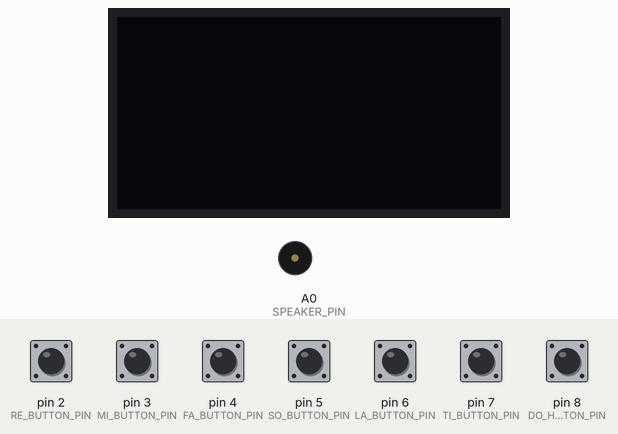
Recording of a sketch running on a simulated Arduino Uno, built with avr-gcc and run on an emulated ATmega328P. Shown: 128×64 one-colour display, buzzer (waves = sounding, pin HIGH). Inputs (shaded band) come from the test bench; at power-on: pin 2 (RE_BUTTON_PIN), pin 3 (MI_BUTTON_PIN), pin 4 (FA_BUTTON_PIN), pin 5 (SO_BUTTON_PIN), pin 6 (LA_BUTTON_PIN), pin 7 (TI_BUTTON_PIN), pin 8 (DO_HIGH_BUTTON_PIN) LOW. The display library's start-up logo is not drawn; what the sketch prints to the serial monitor is not drawn.

Above: at 3.2 s.
3.3 s: pin 2 (RE_BUTTON_PIN) pulled HIGH for 1 s
At 5.2 s:
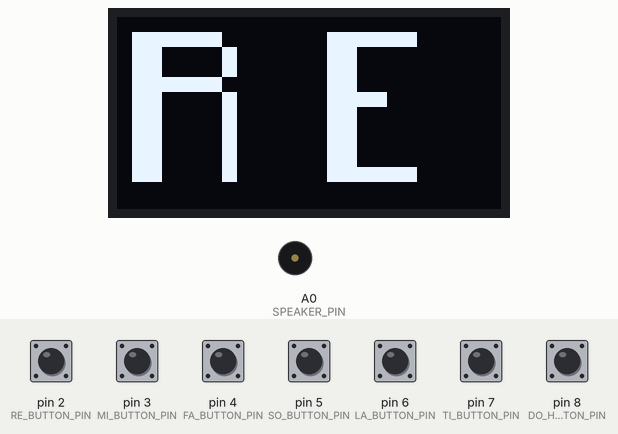
6.0 s: pin 5 (SO_BUTTON_PIN) pulled HIGH for 1 s
At 7.3 s:
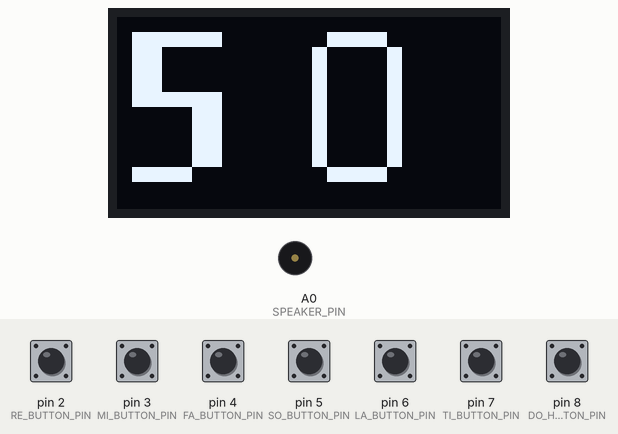
8.5 s: pin 3 (MI_BUTTON_PIN) pulled HIGH for 0.15 s
At 9.9 s:
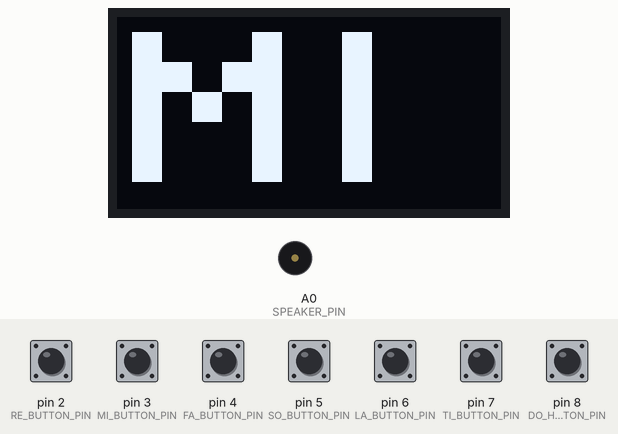
10.5 s: pin 4 (FA_BUTTON_PIN) pulled HIGH for 0.15 s
At 11.3 s:
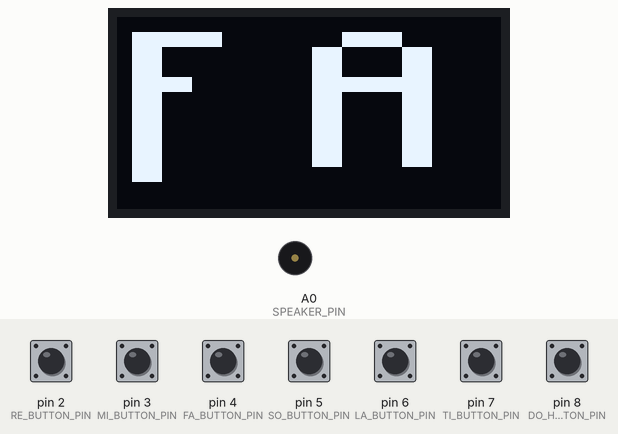
12.3 s: pin 6 (LA_BUTTON_PIN) pulled HIGH for 0.15 s
At 14.1 s:
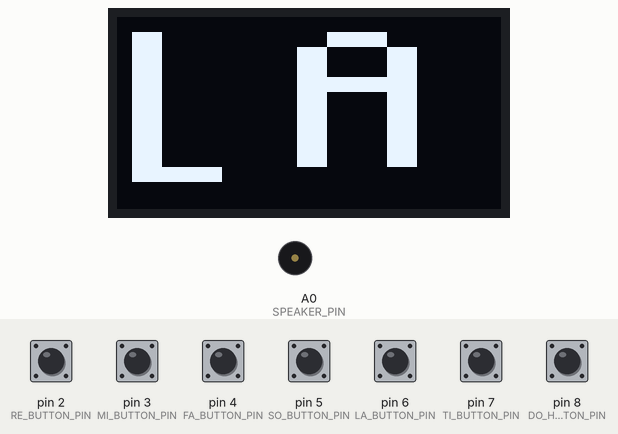
14.4 s: pin 7 (TI_BUTTON_PIN) pulled HIGH for 0.15 s
At 15.7 s:
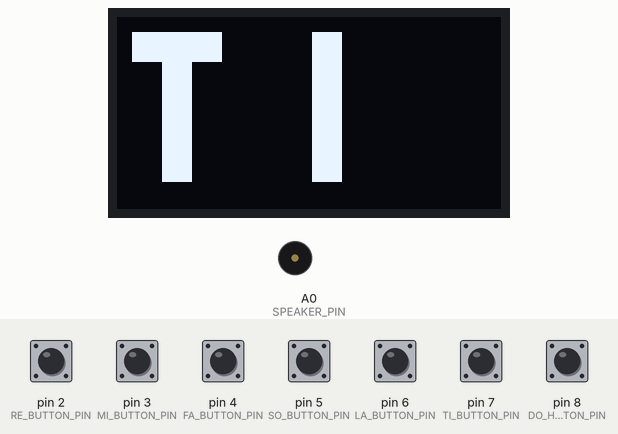
Timing chart, 0 to 17.4 s (numbered marks = the images above; inputs shaded):
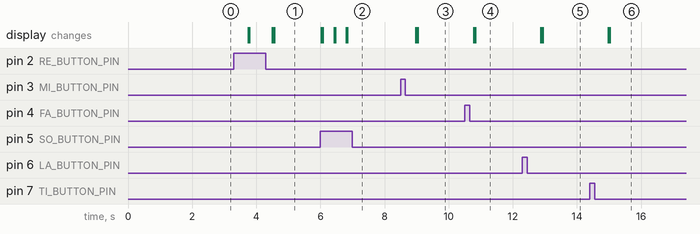

The sketch:

Test_01.ino
```cpp
#include <Tone.h>  // Include the Tone library
#include <SPI.h>
#include <Wire.h>
#include <Adafruit_GFX.h>
#include <Adafruit_SSD1306.h>

#define SCREEN_WIDTH 128  // OLED display width, in pixels
#define SCREEN_HEIGHT 64  // OLED display height, in pixels

//IMPORTANT!!!!
//CHANGE THE PINS FOR THE SCREEN!!!!
// Declaration for SSD1306 display connected using software SPI (default case):
#define OLED_MOSI 10
#define OLED_CLK 9
#define OLED_DC 12
#define OLED_CS 13
#define OLED_RESET 11
Adafruit_SSD1306 display(SCREEN_WIDTH, SCREEN_HEIGHT,
                         OLED_MOSI, OLED_CLK, OLED_DC, OLED_RESET, OLED_CS);


// Define the pins for the buttons
const int DO_BUTTON_PIN = 1;
const int RE_BUTTON_PIN = 2;
const int MI_BUTTON_PIN = 3;
const int FA_BUTTON_PIN = 4;
const int SO_BUTTON_PIN = 5;
const int LA_BUTTON_PIN = 6;
const int TI_BUTTON_PIN = 7;
const int DO_HIGH_BUTTON_PIN = 8;

// Define the pin for the speaker
const int SPEAKER_PIN = A0; // for

// Define the frequencies for Do, Re, Mi, Fa, Sol, La, Ti
const int DO_FREQ = 262;  // Frequency of Do (C)
const int RE_FREQ = 294;  // Frequency of Re (D)
const int MI_FREQ = 330;  // Frequency of Mi (E)
const int FA_FREQ = 349;  // Frequency of Fa (F)
const int SO_FREQ = 392;  // Frequency of Sol (G)
const int LA_FREQ = 220;  // Frequency of La (A)
const int TI_FREQ = 247;  // Frequency of Ti (B)

void setup() {
  // Initialize the serial communication for debugging
  Serial.begin(9600);

  // initialise the speakers pins
  pinMode(SPEAKER_PIN, OUTPUT);

  // Initialize the button pins as inputs with pull-up resistors
  pinMode(DO_BUTTON_PIN, INPUT);       //do
  pinMode(RE_BUTTON_PIN, INPUT);       //re
  pinMode(MI_BUTTON_PIN, INPUT);       //mi
  pinMode(FA_BUTTON_PIN, INPUT);       //fa
  pinMode(SO_BUTTON_PIN, INPUT);       //sol
  pinMode(LA_BUTTON_PIN, INPUT);       //la
  pinMode(TI_BUTTON_PIN, INPUT);       //ti
  pinMode(DO_HIGH_BUTTON_PIN, INPUT);  //do at a higher octave

  pinMode(SPEAKER_PIN, OUTPUT);  //setting the speakerpin as an output


  if (!display.begin(SSD1306_SWITCHCAPVCC)) {
    Serial.println(F("SSD1306 allocation failed"));
    for (;;)
      ;  // Don't proceed, loop forever
  }

  // Show initial display buffer contents on the screen --
  // the library initializes this with an Adafruit splash screen.
  display.display();
  delay(2000);  // Pause for 2 seconds

  // Clear the buffer
  display.clearDisplay();
}
//the layout for the tone library is
//tone(pin, Frequency, duration)
//think were going to do 10ms for each noise


void loop() {
  //Serial.print("HI");
  // Check each button and play the corresponding note if pressed


  // if(digitalRead(RE_BUTTON_PIN)==HIGH){
  //   tone(SPEAKER_PIN,110,10);
  // }this is an example

  if (digitalRead(DO_BUTTON_PIN) == HIGH) {
    playNote(DO_FREQ, 400);
    Serial.println("DO");
    display.clearDisplay();
    writeDO();
    delay(200);
  }
  if (digitalRead(RE_BUTTON_PIN) == HIGH) {
    playNote(MI_FREQ, 350);
    Serial.println("RE");
    display.clearDisplay();
    writeRE();
    delay(200);
  }
  if (digitalRead(MI_BUTTON_PIN) == HIGH) {
    playNote(MI_FREQ, 400);
    Serial.println("MI");
    display.clearDisplay();
    writeMI();
    delay(200);
  }
  if (digitalRead(FA_BUTTON_PIN) == HIGH) {
    playNote(FA_FREQ, 200);
    Serial.println("FA");
    display.clearDisplay();
    writeFA();
    delay(200);
  }
  if (digitalRead(SO_BUTTON_PIN) == HIGH) {
   // playNote(SOL_FREQ, 500);
    Serial.println("SO");
    display.clearDisplay();
    writeSO();
    delay(200);
  }
  if (digitalRead(LA_BUTTON_PIN) == HIGH) {
    playNote(LA_FREQ, 500);
    Serial.println("LA");
    display.clearDisplay();
    writeLA();
    delay(200);
  }

  if (digitalRead(TI_BUTTON_PIN) == HIGH) {
    playNote(TI_FREQ, 500);
    Serial.println("TI");
    display.clearDisplay();
    writeTI();
    delay(200);
  }

  if (digitalRead(DO_HIGH_BUTTON_PIN) == HIGH) {
    playNote(DO_FREQ * 2, 500);  // this plays a higher octave of the Do note
    Serial.println("DOx2");
    display.clearDisplay();
    writeDO();
    delay(200);
  }
}

//Function to play a note at a given frequency and duration
void playNote(int frequency, int duration) {
  //tone(SPEAKER_PIN, frequency, duration);  // Play the note
  delay(duration + 50);                    // Delay to avoid overlap between notes
}

void writeDO() {
  display.display();
  // letter D
  display.fillRect(5, 5, 10, 50, WHITE);
  display.fillRect(15, 5, 30, 5, WHITE);
  display.fillRect(15, 50, 30, 5, WHITE);
  display.fillRect(45, 10, 5, 40, WHITE);
  display.display();
  // delay(100);

  // letter O
  display.fillRect(75, 10, 5, 40, WHITE);
  display.fillRect(80, 5, 20, 5, WHITE);
  display.fillRect(80, 50, 20, 5, WHITE);
  display.fillRect(100, 10, 5, 40, WHITE);
  display.display();
  delay(100);

  Serial.println("DO");
}

void writeRE() {
  display.display();
  // letter R
  display.fillRect(5, 5, 10, 50, WHITE);
  display.fillRect(15, 5, 20, 5, WHITE);
  display.fillRect(35, 10, 5, 10, WHITE);
  display.fillRect(15, 20, 20, 5, WHITE);
  display.fillRect(35, 25, 5, 30, WHITE);
  display.display();

  // letter E
  display.fillRect(70, 5, 10, 50, WHITE);
  display.fillRect(80, 5, 20, 5, WHITE);
  display.fillRect(80, 50, 20, 5, WHITE);
  display.fillRect(80, 25, 10, 5, WHITE);
  display.display();
  delay(100);
}

void writeMI() {
  display.display();
  // letter M
  display.fillRect(5, 5, 10, 50, WHITE);
  display.fillRect(15, 15, 10, 10, WHITE);
  display.fillRect(25, 25, 10, 10, WHITE);
  display.fillRect(35, 15, 10, 10, WHITE);
  display.fillRect(45, 5, 10, 50, WHITE);
  display.display();

  // letter I
  display.fillRect(75, 5, 10, 50, WHITE);
  display.display();
  delay(100);
}

void writeFA() {
  display.display();
  // letter F
  display.fillRect(5, 5, 10, 50, WHITE);
  display.fillRect(15, 5, 20, 5, WHITE);
  display.fillRect(15, 20, 10, 5, WHITE);
  display.display();

  // letter A
  display.fillRect(65, 10, 10, 40, WHITE);
  display.fillRect(75, 5, 20, 5, WHITE);
  display.fillRect(75, 20, 20, 5, WHITE);
  display.fillRect(95, 10, 10, 40, WHITE);
  display.display();
  delay(100);
}

void writeSO() {
  display.display();
  // letter S
  display.fillRect(5, 5, 10, 25, WHITE);
  display.fillRect(15, 5, 20, 5, WHITE);
  display.fillRect(15, 25, 10, 5, WHITE);
  display.fillRect(25, 25, 10, 25, WHITE);
  display.fillRect(5, 50, 20, 5, WHITE);
  display.display();

  // letter O
  display.fillRect(65, 10, 5, 40, WHITE);
  display.fillRect(70, 5, 20, 5, WHITE);
  display.fillRect(70, 50, 20, 5, WHITE);
  display.fillRect(90, 10, 5, 40, WHITE);
  display.display();
  delay(100);
}

void writeLA() {
  display.display();
  // letter L
  display.fillRect(5, 5, 10, 50, WHITE);
  display.fillRect(15, 50, 20, 5, WHITE);
  display.display();

  // letter A
  display.fillRect(60, 10, 10, 40, WHITE);
  display.fillRect(70, 5, 20, 5, WHITE);
  display.fillRect(70, 20, 20, 5, WHITE);
  display.fillRect(90, 10, 10, 40, WHITE);
  display.display();
  delay(100);
}

void writeTI() {
  display.display();
  // letter T
  display.fillRect(5, 5, 30, 10, WHITE);
  display.fillRect(15, 15, 10, 40, WHITE);
  display.display();

  // letter I
  display.fillRect(65, 5, 10, 50, WHITE);
  display.display();
  delay(100);
}
```

Measured:
- after the input at 3.3 s, the display: first changes after 0.45 s (image 1 shows a later state)
- after the input at 6.0 s, the display: first changes at once (image 2 shows a later state)
- after the input at 8.5 s, the display: first changes after 0.48 s (image 3 shows a later state)
- after the input at 10.5 s, the display: first changes after 0.28 s (image 4 shows a later state)
- after the input at 12.3 s, the display: first changes after 0.58 s (image 5 shows a later state)
- after the input at 14.4 s, the display: first changes after 0.58 s (image 6 shows a later state)
